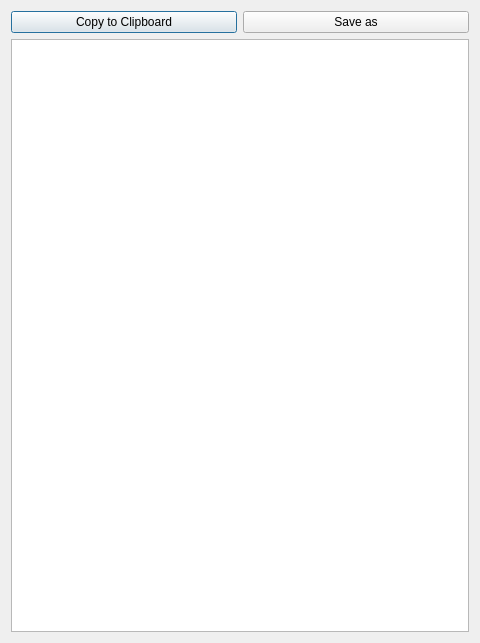
<?xml version="1.0" encoding="UTF-8"?>
<ui version="4.0">
 <class>exportDialog</class>
 <widget class="QDialog" name="exportDialog">
  <property name="geometry">
   <rect>
    <x>0</x>
    <y>0</y>
    <width>480</width>
    <height>643</height>
   </rect>
  </property>
  <property name="sizePolicy">
   <sizepolicy hsizetype="Minimum" vsizetype="Minimum">
    <horstretch>0</horstretch>
    <verstretch>0</verstretch>
   </sizepolicy>
  </property>
  <property name="windowTitle">
   <string>Dialog</string>
  </property>
  <layout class="QGridLayout" name="gridLayout">
   <item row="0" column="0">
    <layout class="QVBoxLayout" name="verticalLayout">
     <item>
      <layout class="QHBoxLayout" name="horizontalLayout">
       <item>
        <widget class="QPushButton" name="copyClipboardBtn">
         <property name="text">
          <string>Copy to Clipboard</string>
         </property>
        </widget>
       </item>
       <item>
        <widget class="QPushButton" name="saveAsBtn">
         <property name="text">
          <string>Save as</string>
         </property>
        </widget>
       </item>
      </layout>
     </item>
     <item>
      <widget class="QTextEdit" name="exportedText"/>
     </item>
    </layout>
   </item>
  </layout>
 </widget>
 <resources/>
 <connections/>
</ui>
